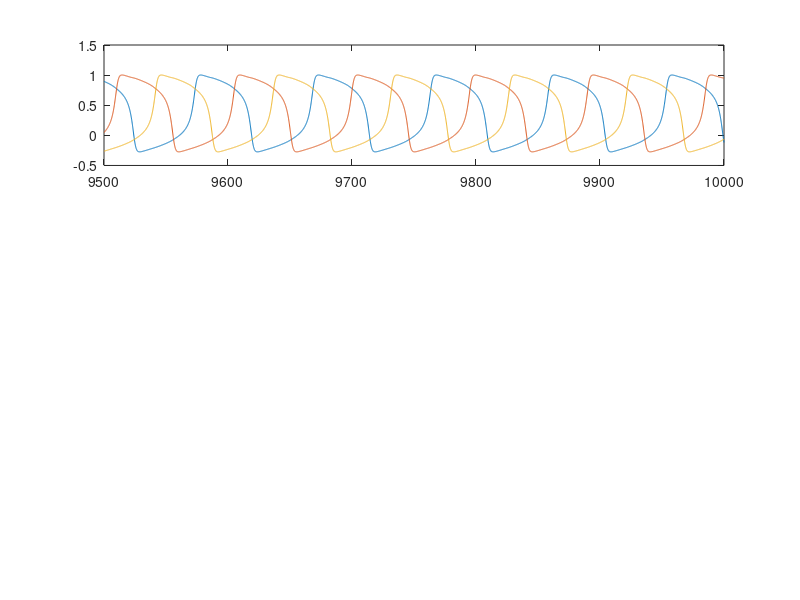

This chart was generated by the following MATLAB code: (Note: this script raises an error after producing the figure.)
% 
% dv/dt = -v*(v-a)*(v-1)-w+I0
% dw/dt = eps*(v-d*w-wsh)
% 
% This code also plots nullclines of the FHN eqns.

function FHN
clear all
%clf 
% dimensionless model of neuronal excitability
% v=Y(1); w=Y(2);
v0=[-0.5; -0.5; -0.5];w0=[0.3 ;0.3005; 0.3007];
a=0.1;d=0.0001;eps=0.009;I0=.2; wsh=0.35;
Y0=[v0;w0];
t=0:0.1:10000;
options=odeset('RelTol',1.e-5);
[T, Y]=ode45(@dydt_FHN,t,Y0,options,a,eps,d,I0,wsh);

len=length(T);
l1=len-5000;
figure(1);clf;

subplot(3,1,1)
plot(T(l1:len),Y(l1:len,1),T(l1:len),Y(l1:len,2),T(l1:len),Y(l1:len,3)); % time courses of V and w
hold on;


[psor.a,lsor.a]=findpeaks(Y(:,1),'MinPeakHeight',0.5);
for i=1:size(lsor.a)
    j=lsor.a(i);
    lcs.a(i)=T(j);
end
%plot(lcs.a,psor.a,'*b');


[psor.b,lsor.b]=findpeaks(Y(:,2),'MinPeakHeight',0.5);
for i=1:size(lsor.b)
    j=lsor.b(i);
    lcs.b(i)=T(j);
end
%plot(lcs.b,psor.b,'*g');

[psor.c,lsor.c]=findpeaks(Y(:,3),'MinPeakHeight',0.5);
for i=1:size(lsor.c)
    j=lsor.c(i);
    lcs.c(i)=T(j);
end
% plot(lcs.c,psor.c,'*r');
length(lcs.a)
length(lcs.b)
length(lcs.c) 

i=min([length(lcs.a),length(lcs.b),length(lcs.c)])
for j=1:i-1
    tn.a(j)=lcs.a(j+1)-lcs.a(j);
    tn.b(j)=lcs.b(j+1)-lcs.b(j);
    tn.c(j)=lcs.c(j+1)-lcs.c(j);
end
for j=1:i-1
tau.ab(j)=mod((lcs.b(j)-lcs.a(j))/tn.a(i-1),1);
tau.bc(j)=mod((lcs.c(j)-lcs.a(j))/tn.a(i-1),1);
end
% 
legend('v1(t)','v2(t)','v3(t)');
xlabel('Time'); ylabel('v1, v2, v3');
vpts=(-1.5:.05:1.5);
%figure(2);clf;
subplot(3,1,2)
hold on;

plot(Y(:,4),Y(:,1)); % V-w phase plane 
plot(Y(:,5),Y(:,2));
plot(Y(:,6),Y(:,3));
%determine and plot the v,w-nullclines
%options=optimset; % sets options in fzero to default values
%for k=1:61
%vnullpts(k)=fzero(@vrhs_FHN,[-10 10],options,vpts(k),a,I0);  
%end
vnullpts=-vpts.*(vpts-a).*(vpts-1)+I0;
wnullpts=[-1:.1:1];
vpts1=d*wnullpts+wsh;
plot(vnullpts,vpts,'black',wnullpts,vpts1,'green');
xlabel('v'); ylabel('w');
axis([0.1 0.4 -1 1.5]);
axis on;
subplot(3,1,3)
hold on;

plot(tau.ab,'color','blue');
hold on
plot(tau.bc,'color','magenta');
hold on
title('Phase lags','FontSize',18)
 % legend('\Delta\phi_{1,2}^n','\Delta \phi_{2,3}^n','Location','northeast',24)
    xlabel('cycle number n','FontSize',18)
  ylabel('\Delta \phi^n','FontSize',18)
  XY=ones(i-1)/3;
plot(XY,'-.b');
axis([0 i-1 0 1]);
%plot(tau.bc,'color','red');
end


function val=vrhs_FHN(w,v,a,I0,vsh)
	val=-v*(v-a)*(v-1)-w+I0;
end


function dY=dydt_FHN(t,Y,a,eps,d,I0,wsh)
v(1)=Y(1);
v(2)=Y(2);
v(3)=Y(3);
w(1)=Y(4);
w(2)=Y(5);
w(3)=Y(6);
lambda=-11;
thetas=0.3;
VS=-0.7;
g(1)=.005;
g(2)=.005;
g(3)=.005;
dY=zeros(6,1);
dv=zeros(3,1);
dw=zeros(3,1);
S(1)=1/(1+exp(lambda*(v(2)-thetas)))+1/(1+exp(lambda*(v(3)-thetas)));
S(2)=1/(1+exp(lambda*(v(1)-thetas)))+1/(1+exp(lambda*(v(3)-thetas)));
S(3)=1/(1+exp(lambda*(v(1)-thetas)))+1/(1+exp(lambda*(v(2)-thetas)));
dv=-v.*(v-a).*(v-1)-w+I0*1/(1+exp(20-t)/.2)-g.*(v-VS).*S;
dw=eps*(v-d*w-wsh);
dY(1)=dv(1);
dY(2)=dv(2);
dY(3)=dv(3);
dY(4)=dw(1);
dY(5)=dw(2);
dY(6)=dw(3);

%dY=[dv;    dw];
% dY(1)=-v1*(v1-a)*(v1-1)-w1+I0*1/(1+exp(20-t)/.2);
% dY(2)=-v2*(v2-a)*(v2-1)-w2+I0*1/(1+exp(20-t)/.2);
% dY(3)=-v3*(v3-a)*(v3-1)-w3+I0*1/(1+exp(20-t)/.2);
% dY(4)=eps*(v1-d*w1);
% dY(5)=eps*(v1-d*w1);
% dY(6)=eps*(v3-d*w3);
end

